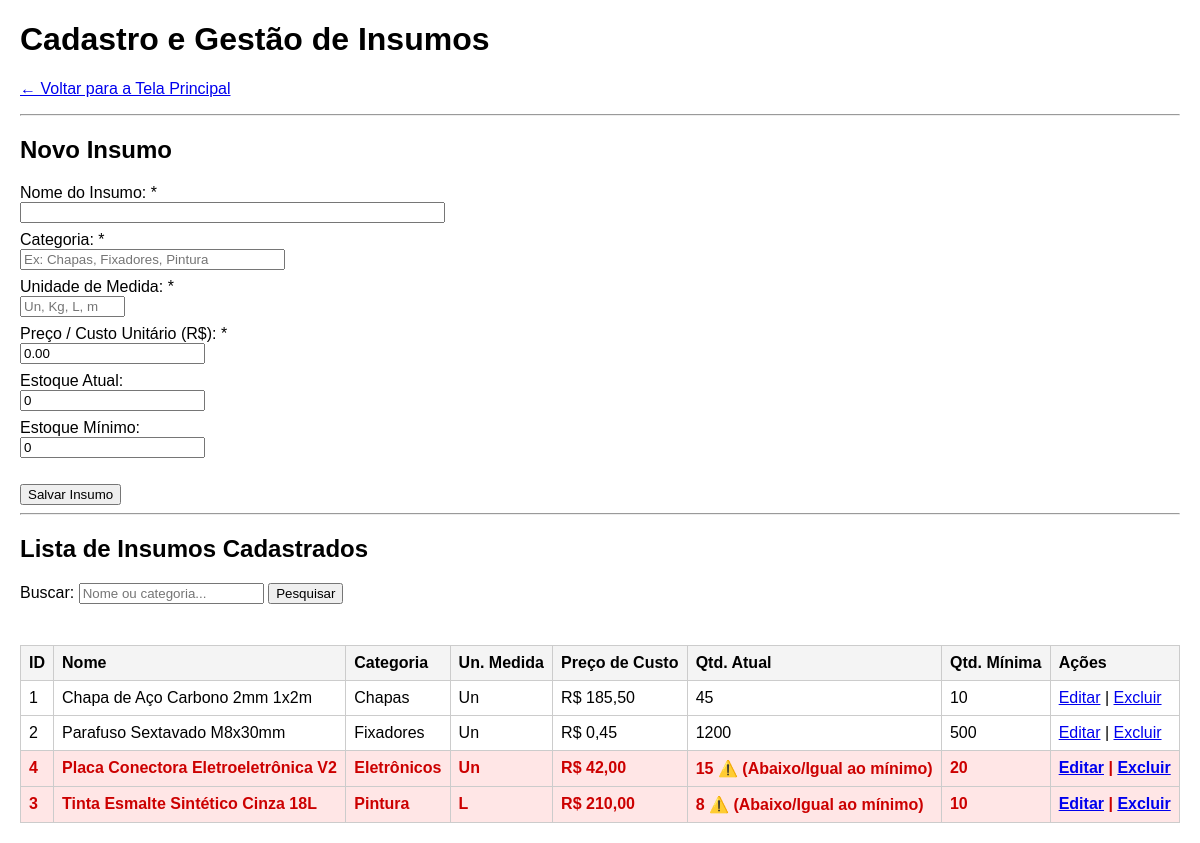
The app's page /produtos.php (signed in) with its own data.
### tables this page shows
CREATE TABLE IF NOT EXISTS insumos (
    id_insumo INT AUTO_INCREMENT PRIMARY KEY,
    nome VARCHAR(100) NOT NULL,
    categoria VARCHAR(50) NOT NULL,
    unidade_medida VARCHAR(10) NOT NULL,  
    preco_custo DECIMAL(10,2) NOT NULL CHECK (preco_custo >= 0),
    qtd_atual INT NOT NULL DEFAULT 0 CHECK (qtd_atual >= 0),
    qtd_minima INT NOT NULL DEFAULT 0 CHECK (qtd_minima >= 0)
);

### produtos.php (the view, shortened to what this page needs)
<?php
require_once 'config.php';
$insumoEditar = null;
$busca = trim($_GET['busca'] ?? '');
if ($busca !== '') {
    $sql = "SELECT * FROM insumos WHERE nome LIKE :b OR categoria LIKE :b ORDER BY nome ASC";
    $stmt = $conn->prepare($sql);
    $stmt->execute(['b' => "%$busca%"]);
} else {
    $sql = "SELECT * FROM insumos ORDER BY nome ASC";
    $stmt = $conn->query($sql);
}
$insumos = $stmt->fetchAll(PDO::FETCH_ASSOC);
?>
<!DOCTYPE html>
<html lang="pt-BR">
<head>
</head>
<body>
    <h1>Cadastro e Gestão de Insumos</h1>
    <p><a href="index.php">← Voltar para a Tela Principal</a></p>
    <hr>
    <h2><?= $insumoEditar ? 'Editar' : 'Novo' ?> Insumo</h2>
    <form method="POST" action="insumos.php">
        <label>Nome do Insumo: *<br>
            <input type="text" name="nome" size="50" required value="<?= htmlspecialchars($insumoEditar['nome'] ?? '') ?>">
        </label><br>
        <label>Categoria: *<br>
            <input type="text" name="categoria" size="30" placeholder="Ex: Chapas, Fixadores, Pintura" required value="<?= htmlspecialchars($insumoEditar['categoria'] ?? '') ?>">
        </label><br>
        <label>Unidade de Medida: *<br>
            <input type="text" name="unidade_medida" size="10" placeholder="Un, Kg, L, m" required value="<?= htmlspecialchars($insumoEditar['unidade_medida'] ?? '') ?>">
        </label><br>
        <label>Preço / Custo Unitário (R$): *<br>
            <input type="number" step="0.01" min="0" name="preco_custo" required value="<?= htmlspecialchars($insumoEditar['preco_custo'] ?? '0.00') ?>">
        </label><br>
        <label>Estoque Atual:<br>
            <input type="number" min="0" name="qtd_atual" value="<?= htmlspecialchars($insumoEditar['qtd_atual'] ?? '0') ?>">
        </label><br>
        <label>Estoque Mínimo:<br>
            <input type="number" min="0" name="qtd_minima" value="<?= htmlspecialchars($insumoEditar['qtd_minima'] ?? '0') ?>">
        </label><br><br>
        <button type="submit">Salvar Insumo</button>
    </form>
    <hr>
    <h2>Lista de Insumos Cadastrados</h2>
    <form method="GET" action="insumos.php">
        <label>Buscar:
            <input type="text" name="busca" value="<?= htmlspecialchars($busca) ?>" placeholder="Nome ou categoria...">
        </label>
        <button type="submit">Pesquisar</button>
    </form>
    <br>
    <?php if (!empty($insumos)): ?>
        <table>
            <thead>
                <tr>
                    <th>ID</th>
                    <th>Nome</th>
                    <th>Categoria</th>
                    <th>Un. Medida</th>
                    <th>Preço de Custo</th>
                    <th>Qtd. Atual</th>
                    <th>Qtd. Mínima</th>
                    <th>Ações</th>
                </tr>
            </thead>
            <tbody>
                <?php foreach ($insumos as $item):
                    $estoqueBaixo = $item['qtd_atual'] <= $item['qtd_minima'];
                ?>
                    <tr class="<?= $estoqueBaixo ? 'alerta-minimo' : '' ?>">
                        <td><?= htmlspecialchars($item['id_insumo']) ?></td>
                        <td><?= htmlspecialchars($item['nome']) ?></td>
                        <td><?= htmlspecialchars($item['categoria']) ?></td>
                        <td><?= htmlspecialchars($item['unidade_medida']) ?></td>
                        <td>R$ <?= number_format($item['preco_custo'], 2, ',', '.') ?></td>
                        <td>
                            <?= htmlspecialchars($item['qtd_atual']) ?>
                            <?= $estoqueBaixo ? ' ⚠️ (Abaixo/Igual ao mínimo)' : '' ?>
                        </td>
                        <td><?= htmlspecialchars($item['qtd_minima']) ?></td>
                        <td>
                            <a href="insumos.php?editar=<?= $item['id_insumo'] ?>">Editar</a> |
                            <a href="insumos.php?excluir=<?= $item['id_insumo'] ?>" onclick="return confirm('Tem certeza que deseja excluir este insumo?')">Excluir</a>
                        </td>
                    </tr>
                <?php endforeach; ?>
            </tbody>
        </table>
    <?php else: ?>
        <p>Nenhum insumo encontrado no sistema.</p>
    <?php endif; ?>
</body>
</html>

### produtos.php (style rules this page uses)
body { font-family: Arial, sans-serif; margin: 20px; }
.alerta-minimo { background-color: #ffe6e6; color: #cc0000; font-weight: bold; }
table { border-collapse: collapse; width: 100%; margin-top: 15px; }
th, td { border: 1px solid #ccc; padding: 8px; text-align: left; }
th { background-color: #f4f4f4; }
form label { display: inline-block; margin-bottom: 8px; }

### records on screen
insumos: id_insumo "1", nome "Chapa de Aço Carbono 2mm 1x2m", categoria "Chapas", unidade_medida "Un", preco_custo "185,50", qtd_atual "45", qtd_minima "10"
insumos: id_insumo "2", nome "Parafuso Sextavado M8x30mm", categoria "Fixadores", unidade_medida "Un", preco_custo "0,45", qtd_atual "1200", qtd_minima "500"
insumos: id_insumo "4", nome "Placa Conectora Eletroeletrônica V2", categoria "Eletrônicos", unidade_medida "Un", preco_custo "42,00", qtd_atual "15", shows "⚠️ (Abaixo/Igual ao mínimo)", qtd_minima "20"
insumos: id_insumo "3", nome "Tinta Esmalte Sintético Cinza 18L", categoria "Pintura", unidade_medida "L", preco_custo "210,00", qtd_atual "8", shows "⚠️ (Abaixo/Igual ao mínimo)", qtd_minima "10"
